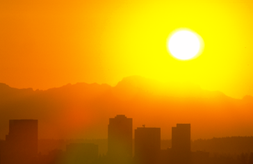
%> input picture sunset.tiff, 253 x 164 px, shrunk from 364 x 236 before the run
$ octave --eval "result = hw11;"   (GNU Octave 9; MATLAB toolbox functions it lacks are replaced by stand-ins)
%> lines starting %> are read from the running program, lines starting %| are printed output that depends on the picture
function [q] = hw11()
% usage:
%  q = hw11()
% where q is the number of questions answered
%
%  assumes all required files for hw11 exist in the same directory as the
%  script

format compact
close all
q = 3;

% A

% 1

sunset = imread("sunset.tiff");
%> sunset is the input picture: size 164x253x3 uint8; mean R, G, B 214.5, 147.1, 5.3
tiger1 = imread("tiger-1.tiff");
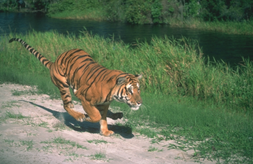
%> input picture tiger-1.tiff, 253 x 164 px, shrunk from 364 x 236 before the run
%> tiger1 is the input picture: size 164x253x3 uint8; mean R, G, B 98.9, 113.9, 86.7
tiger2 = imread("tiger-2.tiff");
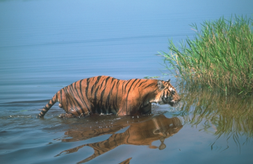
%> input picture tiger-2.tiff, 253 x 164 px, shrunk from 364 x 236 before the run
%> tiger2 is the input picture: size 164x253x3 uint8; mean R, G, B 109.3, 135.4, 145.1

sunset = double(sunset);
%> sunset: size 164x253x3 double
tiger1 = double(tiger1);
%> tiger1: size 164x253x3 double
tiger2 = double(tiger2);
%> tiger2: size 164x253x3 double

% [26 lines left out: function kmeans_clustering, not called in this run]

K5 = 5;
K10 = 10;
max_iters = 200;
[m, n, ~] = size(sunset);
%> m = 164; n = 253
s = reshape(sunset, m*n, 3);
[m, n, ~] = size(tiger1);
t1 = reshape(tiger1, m*n, 3);
[m, n, ~] = size(tiger2);
t2 = reshape(tiger2, m*n, 3);
imgs = {s, t1, t2};
%> imgs = 3 items

if false
for idx = 1:size(imgs,2)
    [c5, l5] = kmeans_clustering(imgs{idx}, K5, max_iters);
    segmented_img5 = reshape(c5(l5,:), m, n, 3);
    [c10, l10] = kmeans_clustering(imgs{idx}, K10, max_iters);
    segmented_img10 = reshape(c10(l10,:), m, n, 3);
    figure;
    imshow(uint8(segmented_img5));
    % title('Segmentation with K=5');
    set(gca,'Position', [0.05 0.05 0.9 0.9]);
    saveas(gcf, sprintf('%da5.png', idx));
    figure;
    imshow(uint8(segmented_img10));
    % title('Segmentation with K=10');
    set(gca,'Position', [0.05 0.05 0.9 0.9]);
    saveas(gcf, sprintf('%da10.png', idx));
end
end

inputs = {sunset, sunset, tiger1, tiger1, tiger2, tiger2};
%> inputs = 6 items
imgs = {};

for idx = 1:size(inputs,2)
img = inputs{idx};
[rows, cols, ~] = size(img);
output = zeros(rows * cols, 5);
index = 1;
for y = 1:cols
    for x = 1:rows
        r = img(x, y, 1);  % Red channel
        g = img(x, y, 2);  % Green channel
        b = img(x, y, 3);  % Blue channel
        if mod(idx, 2) == 1
        output(index, :) = [r, g, b, (x-1)/(rows-1)*255, (y-1)/(cols-1)*255];
        else
        output(index, :) = [r, g, b, (x-1)/(rows-1)*255*10, (y-1)/(cols-1)*255*10];
        end
        index = index + 1;
    end
end
imgs{end+1} = output;
end
%> after the loop, imgs = 6 items

ctr = 1;
if false
for idx = 1:size(imgs,2)
    [c10, l10] = kmeans_clustering(imgs{idx}, K10, max_iters);
    segmented_img10 = reshape(c10(l10,:), m, n, 5);
    figure;
    imshow(uint8(segmented_img10(:,:,1:3)));
    % title('Segmentation with K=10');
    set(gca,'Position', [0.05 0.05 0.9 0.9]);
    if mod(idx, 2) == 1
        saveas(gcf, sprintf('%db1.png', ctr));
    else
        saveas(gcf, sprintf('%db10.png', ctr));
        ctr = ctr + 1;
    end
end
end

dx = [1 -1];
dy = [1; -1];
sunset = double(rgb2gray(imread('sunset.tiff')));
%> sunset: size 164x253 double; min 38, max 254, mean 151.1
tiger1 = double(rgb2gray(imread('tiger-1.tiff')));
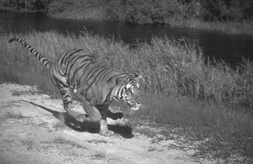
%> tiger1: size 164x253 double; min 27, max 251, mean 106.3
tiger2 = double(rgb2gray(imread('tiger-2.tiff')));
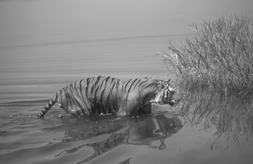
%> tiger2: size 164x253 double; min 30, max 249, mean 128.7

sigma = 4;
dim = 6 * sigma + 1;
A = zeros(dim,dim);
for x=1:dim
    for j=1:dim
        A(x,j)=exp((-(x-ceil(dim/2))^2-(j-ceil(dim/2))^2)/(2*sigma^2));
    end
end
A = A/sum(A(:));

sigma = 2;
dim = 6 * sigma + 1;
B = zeros(dim,dim);
for x=1:dim
    for j=1:dim
        B(x,j)=exp((-(x-ceil(dim/2))^2-(j-ceil(dim/2))^2)/(2*sigma^2));
    end
end
B = B/sum(B(:));

grays = {sunset, tiger1, tiger2};
%> grays = 3 items
imgs4d = {};
windowSize = [31, 31];
kernel = ones(windowSize)/ (windowSize(1) * windowSize(2));
sunset_c = imread("sunset.tiff");
tiger1_c = imread("tiger-1.tiff");
tiger2_c = imread("tiger-2.tiff");
sunset_c = double(sunset_c);
tiger1_c = double(tiger1_c);
tiger2_c = double(tiger2_c);
color_imgs = {sunset_c, tiger1_c, tiger2_c};
%> color_imgs = 3 items
filtxA = conv2(A, dx, 'same');
filtyA = conv2(A, dy, 'same');
filtxB = conv2(B, dx, 'same');
filtyB = conv2(B, dy, 'same');
lambda = 1;

for idx = 1:size(grays,2)
[m, n] = size(grays{idx});
output = zeros(m,n,4);
eb4_x = conv2(grays{idx}, filtxA, 'same');
eb4_y = conv2(grays{idx}, filtyA, 'same');
eb2_x = conv2(grays{idx}, filtxB, 'same');
eb2_y = conv2(grays{idx}, filtyB, 'same');
% [15 lines of commented-out code are left out]
M = zeros(m, n, 2);
[M(:,:,1), M(:,:,2)] = ndgrid(1:m, 1:n);
ebs = {eb4_x,eb4_y,eb2_x,eb2_y, color_imgs{idx}(:,:,1), color_imgs{idx}(:,:,2), color_imgs{idx}(:,:,3), M(:,:,1),M(:,:,2)};
for f = 1:size(ebs,2)
    if f <= 4
        convd = sqrt(conv2(ebs{f}.^2, kernel, 'same'));
        output(:,:,f) = convd ./ max(convd(:)) * 255;
        % output(:,:,f) = ebs{f};
    end
    if f > 4 && f <= 7
        output(:,:,f) = ebs{f};
    end
    if f == 8
        output(:,:,f) = ((ebs{f}-1)./(m-1)).*255*lambda;
    end
    if f == 9
        output(:,:,f) = ((ebs{f}-1)./(n-1)).*255*lambda;
    end
end
imgs4d{end+1} = output;
end
%> this loop made 3 passes
%> pass 1, in hw11, `eb4_y = conv2(grays{idx}, filtyA, 'same');`:
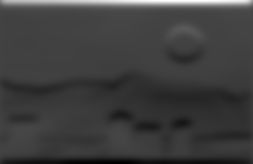
%> eb4_y: size 164x253 double; min -7.74, max 21.19, mean -0.6; drawn with min black and max white
%> pass 1, in hw11, `eb2_x = conv2(grays{idx}, filtxB, 'same');`:
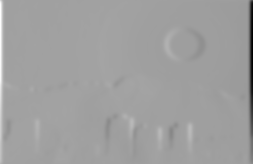
%> eb2_x: size 164x253 double; min -41.52, max 24.38, mean -0.3; drawn with min black and max white
%> after the loop:
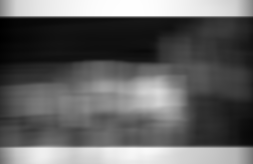
%> convd: size 164x253 double; min 0.301, max 7.18, mean 2.98; drawn with min black and max white
%> after the loop, imgs4d = 3 items

imgs = {};
for a = 1:size(imgs4d,2)
    [m,n,o] = size(imgs4d{a});
    imgs{end+1} = reshape(imgs4d{a}, m*n, 9);
end
%> after the loop, imgs = 3 items

% [26 lines left out: function kmeans_clustering_select, not called in this run]

if true
for idx = 1:size(imgs,2)
    for part = 1:3
        if mod(part, 3) == 1
            [c10, l10] = kmeans_clustering_select((imgs{idx}), K10, max_iters, 4);
            segmented_img10 = reshape(c10(l10,:), m, n, 9);
            fig = figure;
            imshow(uint8(segmented_img10(:,:,5:7)));
            % title('Segmentation with K=10');
            set(gca,'Position', [0.05 0.05 0.9 0.9]);
            saveas(fig, sprintf('p%dimg%dc.png', part, idx));
            continue;
        end
        if mod(part, 3) == 2
            [c10, l10] = kmeans_clustering_select((imgs{idx}), K10, max_iters, 7);
            segmented_img10 = reshape(c10(l10,:), m, n, 9);
            fig = figure;
            imshow(uint8(segmented_img10(:,:,5:7)));
            % title('Segmentation with K=10');
            set(gca,'Position', [0.05 0.05 0.9 0.9]);
            saveas(fig, sprintf('p%dimg%dc.png', part, idx));
            continue;
        end
        if mod(part, 3) == 0
            [c10, l10] = kmeans_clustering_select((imgs{idx}), K10, max_iters, 9);
            segmented_img10 = reshape(c10(l10,:), m, n, 9);
            fig = figure;
            imshow(uint8(segmented_img10(:,:,5:7)));
            % title('Segmentation with K=10');
            set(gca,'Position', [0.05 0.05 0.9 0.9]);
            saveas(fig, sprintf('p%dimg%dc.png', part, idx));
            continue;
        end
    end
end
end
end
%> (the run ends here)
